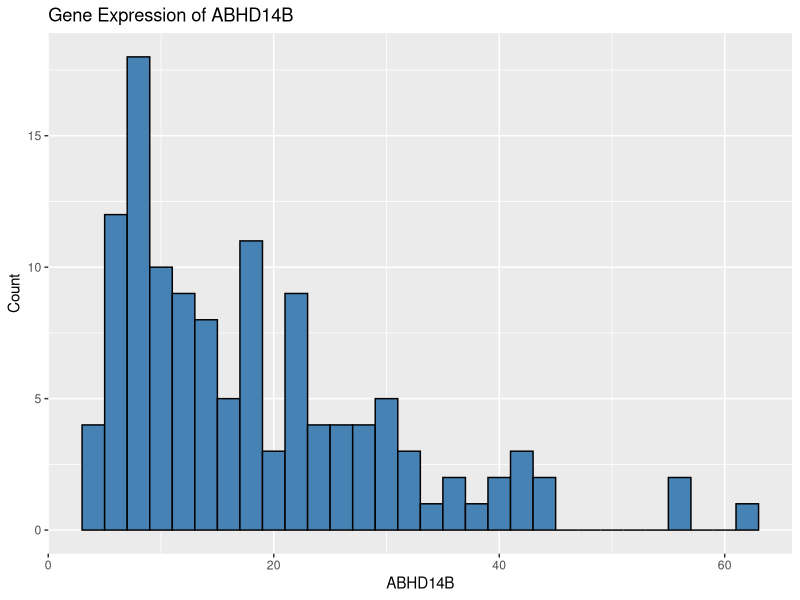
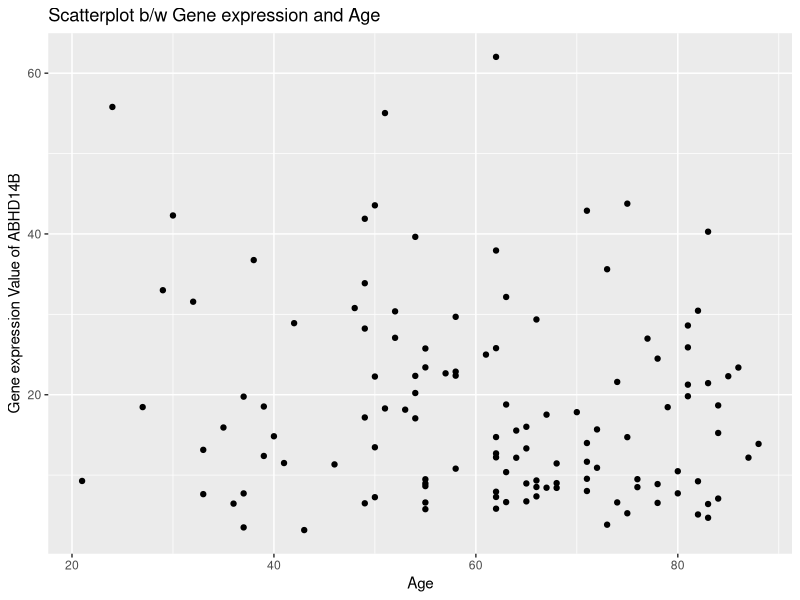
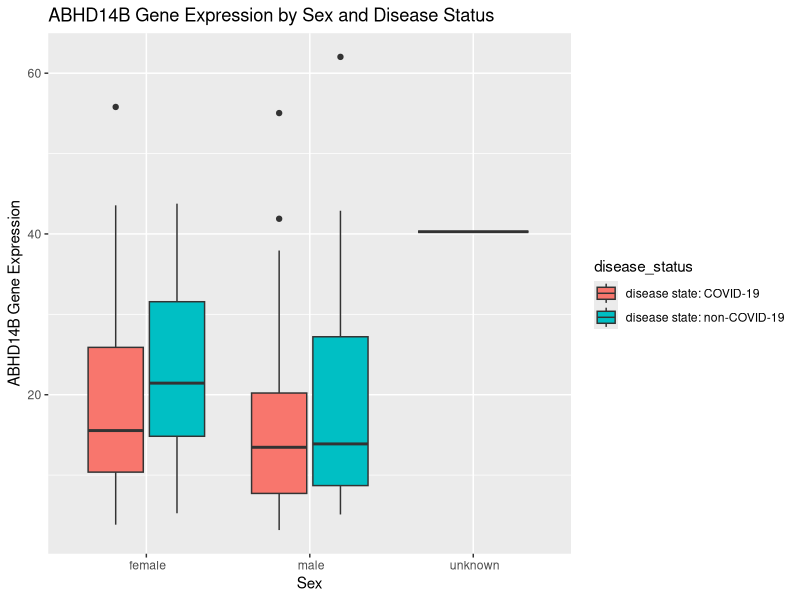

The R script that drew these images, in order:
## ---- chunk 1
# Read gene data from file
genes<- read.csv("QBS103_GSE157103_genes.csv", header = TRUE)
# Read participant data from file
matrix<- read.csv("QBS103_GSE157103_series_matrix-1.csv", header = TRUE)
## ---- chunk 2
# Transpose the gene data to make rows participant data
genes_trans <- as.data.frame(t(genes))
colnames(genes_trans) <- as.character(genes_trans[1,])
genes_trans <- genes_trans[-1,]

# Merge gene data with participant data
genes_trans$participant_id <- rownames(genes_trans)
rownames(matrix)<- matrix$participant_id
merged_df <- merge(genes_trans, matrix , by = "row.names")
colnames(merged_df)[1] <- "participant_id"
## ---- chunk 3
### Selecting a gene and 3 covariates
selected_cov <- c("age", "sex", "disease_status", "ABHD14B")
subset_merged <- merged_df[,selected_cov]
subset_merged$age <- as.numeric(subset_merged$age)
subset_merged$ABHD14B <- as.numeric(subset_merged$ABHD14B)
subset_merged <- na.omit(subset_merged)
## ---- chunk 4
library(ggplot2)
subset_merged$ABHD14B <- as.numeric(subset_merged$ABHD14B)

ggplot(subset_merged, aes(x = ABHD14B)) + 
  geom_histogram(binwidth = 2.0, fill = "steelblue", color = "black") +
  labs(title = "Gene Expression of ABHD14B", x = "ABHD14B", y = "Count")
## ---- chunk 5
ggplot(subset_merged, aes(x = age, y = ABHD14B)) +
  geom_point() +
  labs(title = "Scatterplot b/w Gene expression and Age", y = "Gene expression Value of ABHD14B", x = "Age")
## ---- chunk 6
ggplot(subset_merged, aes(x = sex, y = ABHD14B, fill = disease_status)) +
  geom_boxplot() +
  labs(title = "ABHD14B Gene Expression by Sex and Disease Status",
       x = "Sex", y = "ABHD14B Gene Expression")
